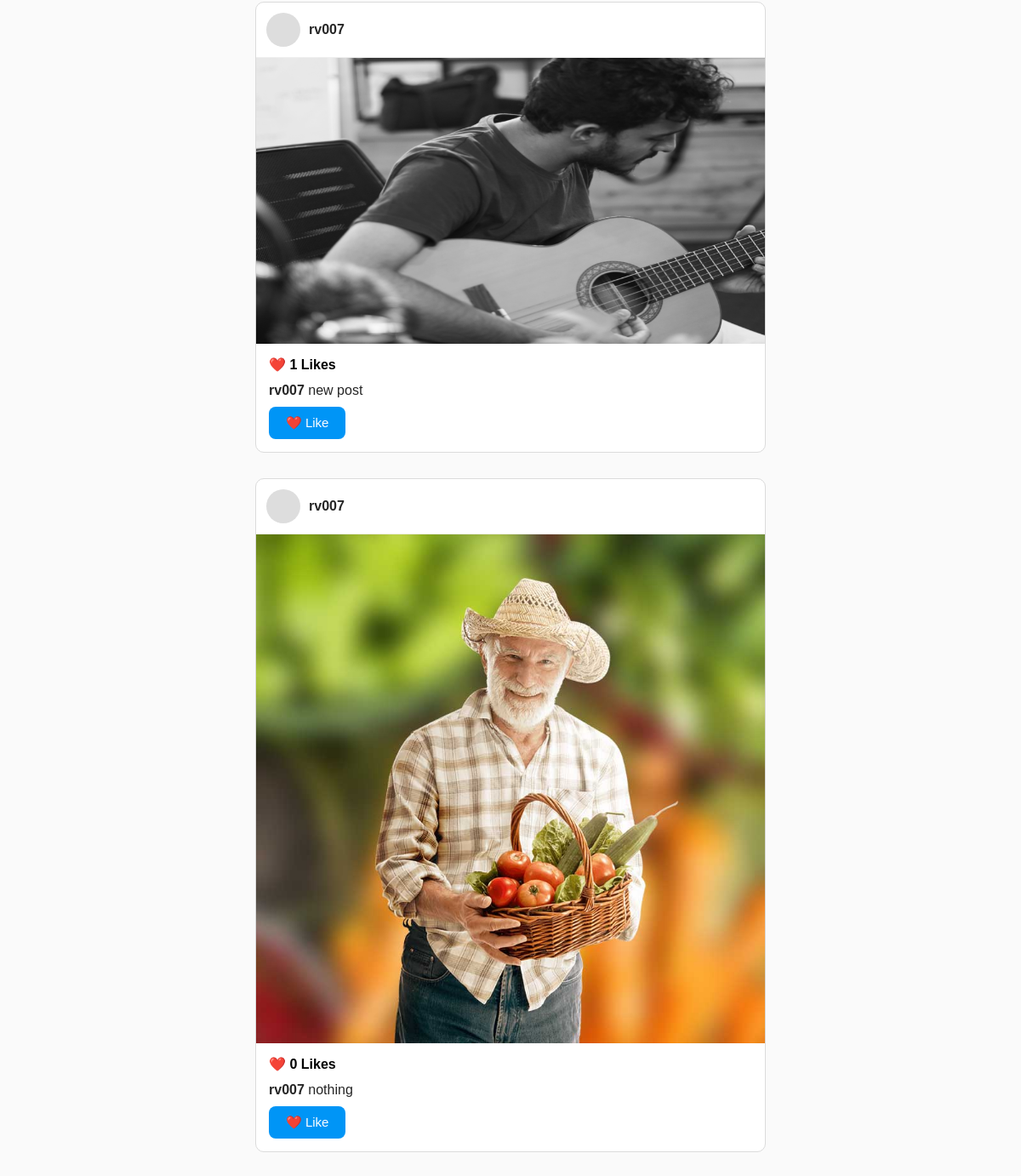
/allimage (signed in, lower part), run on an earlier commit of the app's database.
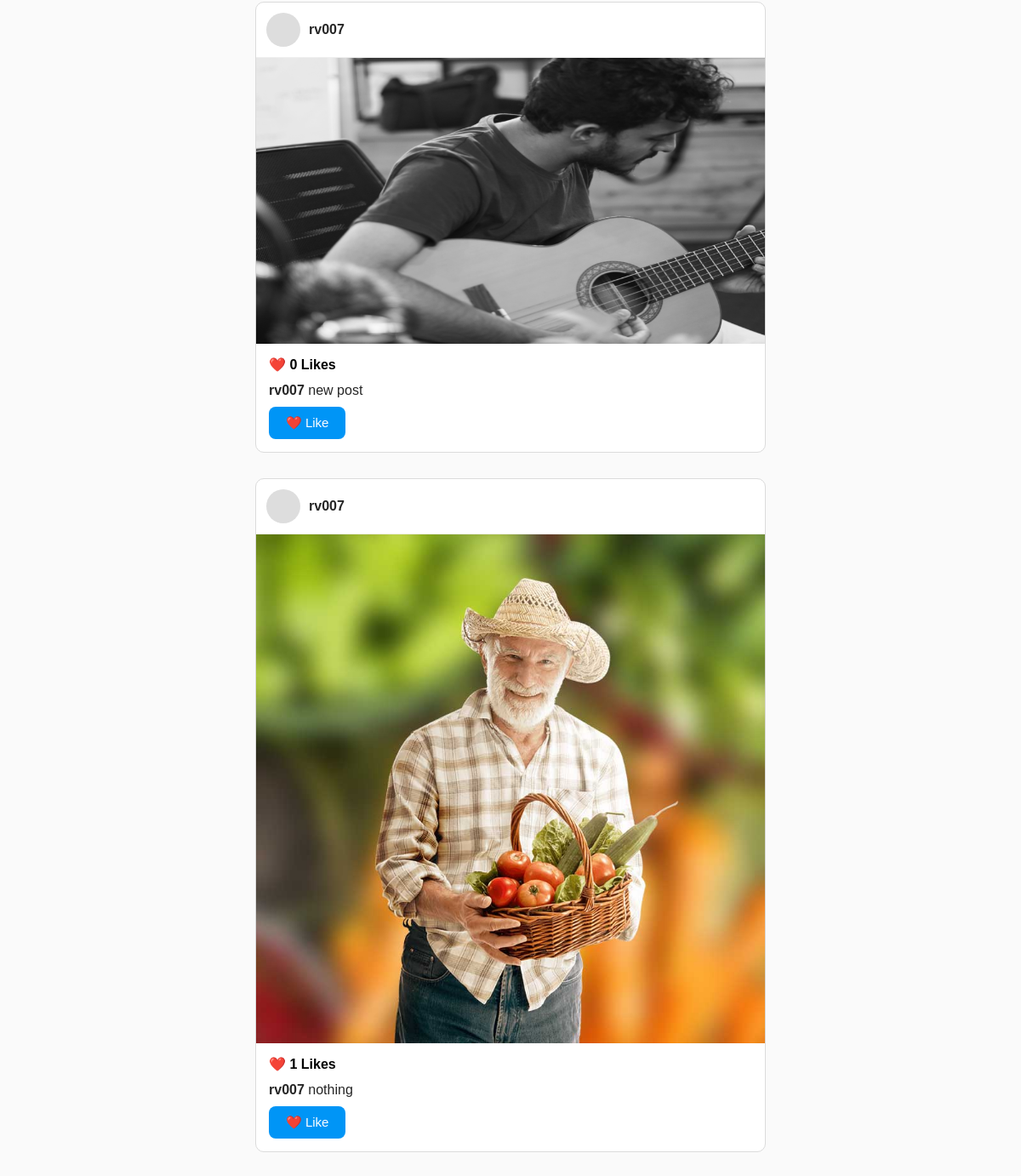
And on a later commit of the database.
### core/models.py (models this page shows, shortened)
class Post(models.Model):
    id=models.UUIDField(primary_key=True,default=uuid.uuid4)
    user=models.CharField(max_length=100)
    image=models.ImageField(upload_to='post_images/')
    caption=models.TextField()
    created_at=models.DateField(default=datetime.now)
    no_of_likes=models.IntegerField(default=0)

### core/views.py (the view)
# urls.py: path('allimage',views.userallimg,name='allimages'),
@login_required(login_url='signin')
def userallimg(request):
    user_posts = Post.objects.filter(user=request.user.username).order_by('-created_at')   # remove order_by if no field
    context = {
        'user_posts': user_posts,
    }
    return render(request, 'user_all_img.html', context)

### core/templates/user_all_img.html (shortened to what this page needs)
<div class="container">
{% for post in user_posts %}
<div class="post-card">
    <div class="post-header">
        <div class="profile-pic"></div>
        <div class="username">{{ request.user.username }}</div>
    </div>
    <div class="post-image">
        <img src="{{ post.image.url }}" alt="Post">
    </div>
    <div class="post-body">
        <p class="likes">❤️ {{ post.no_of_likes }} Likes</p>
        <p class="caption">
            <strong>{{ request.user.username }}</strong>
            {{ post.caption }}
        </p>
        <form action="{% url 'user_profile_like_post' %}" method="POST">
            <button class="like-btn" type="submit">
                ❤️ Like
            </button>
        </form>
    </div>
</div>
{% endfor %}
</div>

What changed in the data, as far as the page shows it:
changed Post "new post": no_of_likes "1" → "0"
changed Post "nothing": no_of_likes "0" → "1"
